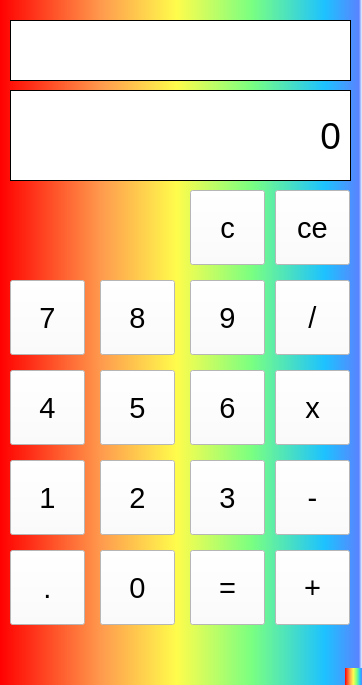
<?xml version="1.0" encoding="UTF-8"?>
<ui version="4.0">
 <class>MainWindow</class>
 <widget class="QMainWindow" name="MainWindow">
  <property name="geometry">
   <rect>
    <x>0</x>
    <y>0</y>
    <width>362</width>
    <height>685</height>
   </rect>
  </property>
  <property name="windowTitle">
   <string>Calculator</string>
  </property>
  <property name="styleSheet">
   <string notr="true">background-color: qlineargradient(spread:pad, x1:0, y1:0, x2:1, y2:0, stop:0 rgba(255, 0, 0, 255), stop:0.283582 rgba(255, 156, 78, 255), stop:0.487562 rgba(255, 252, 76, 255), stop:0.696517 rgba(121, 255, 130, 255), stop:0.895522 rgba(29, 194, 255, 255), stop:0.99005 rgba(89, 132, 255, 255), stop:1 rgba(255, 255, 255, 255));
</string>
  </property>
  <widget class="QWidget" name="centralwidget">
   <widget class="QLabel" name="outputLable2">
    <property name="geometry">
     <rect>
      <x>10</x>
      <y>90</y>
      <width>341</width>
      <height>91</height>
     </rect>
    </property>
    <property name="font">
     <font>
      <pointsize>28</pointsize>
     </font>
    </property>
    <property name="styleSheet">
     <string notr="true">background-color: #ffffff</string>
    </property>
    <property name="frameShape">
     <enum>QFrame::Box</enum>
    </property>
    <property name="frameShadow">
     <enum>QFrame::Plain</enum>
    </property>
    <property name="text">
     <string>0</string>
    </property>
    <property name="alignment">
     <set>Qt::AlignRight|Qt::AlignTrailing|Qt::AlignVCenter</set>
    </property>
    <property name="margin">
     <number>10</number>
    </property>
   </widget>
   <widget class="QPushButton" name="ceButton">
    <property name="geometry">
     <rect>
      <x>275</x>
      <y>190</y>
      <width>75</width>
      <height>75</height>
     </rect>
    </property>
    <property name="font">
     <font>
      <pointsize>22</pointsize>
     </font>
    </property>
    <property name="styleSheet">
     <string notr="true">background-color: #ffffff</string>
    </property>
    <property name="text">
     <string>ce</string>
    </property>
   </widget>
   <widget class="QPushButton" name="cButton">
    <property name="geometry">
     <rect>
      <x>190</x>
      <y>190</y>
      <width>75</width>
      <height>75</height>
     </rect>
    </property>
    <property name="font">
     <font>
      <pointsize>22</pointsize>
     </font>
    </property>
    <property name="styleSheet">
     <string notr="true">background-color: #ffffff</string>
    </property>
    <property name="text">
     <string>c</string>
    </property>
   </widget>
   <widget class="QPushButton" name="divideButton">
    <property name="geometry">
     <rect>
      <x>275</x>
      <y>280</y>
      <width>75</width>
      <height>75</height>
     </rect>
    </property>
    <property name="font">
     <font>
      <pointsize>22</pointsize>
     </font>
    </property>
    <property name="styleSheet">
     <string notr="true">background-color: #ffffff</string>
    </property>
    <property name="text">
     <string>/</string>
    </property>
   </widget>
   <widget class="QPushButton" name="multiplyButton">
    <property name="geometry">
     <rect>
      <x>275</x>
      <y>370</y>
      <width>75</width>
      <height>75</height>
     </rect>
    </property>
    <property name="font">
     <font>
      <pointsize>22</pointsize>
     </font>
    </property>
    <property name="styleSheet">
     <string notr="true">background-color: #ffffff</string>
    </property>
    <property name="text">
     <string>x</string>
    </property>
   </widget>
   <widget class="QPushButton" name="eightButton">
    <property name="geometry">
     <rect>
      <x>100</x>
      <y>280</y>
      <width>75</width>
      <height>75</height>
     </rect>
    </property>
    <property name="font">
     <font>
      <pointsize>22</pointsize>
     </font>
    </property>
    <property name="styleSheet">
     <string notr="true">background-color: #ffffff</string>
    </property>
    <property name="text">
     <string>8</string>
    </property>
   </widget>
   <widget class="QPushButton" name="nineButton">
    <property name="geometry">
     <rect>
      <x>190</x>
      <y>280</y>
      <width>75</width>
      <height>75</height>
     </rect>
    </property>
    <property name="font">
     <font>
      <pointsize>22</pointsize>
     </font>
    </property>
    <property name="styleSheet">
     <string notr="true">background-color: #ffffff</string>
    </property>
    <property name="text">
     <string>9</string>
    </property>
   </widget>
   <widget class="QPushButton" name="sevenButton">
    <property name="geometry">
     <rect>
      <x>10</x>
      <y>280</y>
      <width>75</width>
      <height>75</height>
     </rect>
    </property>
    <property name="font">
     <font>
      <pointsize>22</pointsize>
     </font>
    </property>
    <property name="styleSheet">
     <string notr="true">background-color: #ffffff</string>
    </property>
    <property name="text">
     <string>7</string>
    </property>
   </widget>
   <widget class="QPushButton" name="minusButton">
    <property name="geometry">
     <rect>
      <x>275</x>
      <y>460</y>
      <width>75</width>
      <height>75</height>
     </rect>
    </property>
    <property name="font">
     <font>
      <pointsize>22</pointsize>
     </font>
    </property>
    <property name="styleSheet">
     <string notr="true">background-color: #ffffff</string>
    </property>
    <property name="text">
     <string>-</string>
    </property>
   </widget>
   <widget class="QPushButton" name="fiveButton">
    <property name="geometry">
     <rect>
      <x>100</x>
      <y>370</y>
      <width>75</width>
      <height>75</height>
     </rect>
    </property>
    <property name="font">
     <font>
      <pointsize>22</pointsize>
     </font>
    </property>
    <property name="styleSheet">
     <string notr="true">background-color: #ffffff</string>
    </property>
    <property name="text">
     <string>5</string>
    </property>
   </widget>
   <widget class="QPushButton" name="sixButton">
    <property name="geometry">
     <rect>
      <x>190</x>
      <y>370</y>
      <width>75</width>
      <height>75</height>
     </rect>
    </property>
    <property name="font">
     <font>
      <pointsize>22</pointsize>
     </font>
    </property>
    <property name="styleSheet">
     <string notr="true">background-color: #ffffff</string>
    </property>
    <property name="text">
     <string>6</string>
    </property>
   </widget>
   <widget class="QPushButton" name="fourButton">
    <property name="geometry">
     <rect>
      <x>10</x>
      <y>370</y>
      <width>75</width>
      <height>75</height>
     </rect>
    </property>
    <property name="font">
     <font>
      <pointsize>22</pointsize>
     </font>
    </property>
    <property name="styleSheet">
     <string notr="true">background-color: #ffffff</string>
    </property>
    <property name="text">
     <string>4</string>
    </property>
   </widget>
   <widget class="QPushButton" name="addButton">
    <property name="geometry">
     <rect>
      <x>275</x>
      <y>550</y>
      <width>75</width>
      <height>75</height>
     </rect>
    </property>
    <property name="font">
     <font>
      <pointsize>22</pointsize>
     </font>
    </property>
    <property name="styleSheet">
     <string notr="true">background-color: #ffffff</string>
    </property>
    <property name="text">
     <string>+</string>
    </property>
   </widget>
   <widget class="QPushButton" name="twoButton">
    <property name="geometry">
     <rect>
      <x>100</x>
      <y>460</y>
      <width>75</width>
      <height>75</height>
     </rect>
    </property>
    <property name="font">
     <font>
      <pointsize>22</pointsize>
     </font>
    </property>
    <property name="styleSheet">
     <string notr="true">background-color: #ffffff</string>
    </property>
    <property name="text">
     <string>2</string>
    </property>
   </widget>
   <widget class="QPushButton" name="threeButton">
    <property name="geometry">
     <rect>
      <x>190</x>
      <y>460</y>
      <width>75</width>
      <height>75</height>
     </rect>
    </property>
    <property name="font">
     <font>
      <pointsize>22</pointsize>
     </font>
    </property>
    <property name="styleSheet">
     <string notr="true">background-color: #ffffff</string>
    </property>
    <property name="text">
     <string>3</string>
    </property>
   </widget>
   <widget class="QPushButton" name="oneButton">
    <property name="geometry">
     <rect>
      <x>10</x>
      <y>460</y>
      <width>75</width>
      <height>75</height>
     </rect>
    </property>
    <property name="font">
     <font>
      <pointsize>22</pointsize>
     </font>
    </property>
    <property name="styleSheet">
     <string notr="true">background-color: #ffffff</string>
    </property>
    <property name="text">
     <string>1</string>
    </property>
   </widget>
   <widget class="QPushButton" name="equalButton">
    <property name="geometry">
     <rect>
      <x>190</x>
      <y>550</y>
      <width>75</width>
      <height>75</height>
     </rect>
    </property>
    <property name="font">
     <font>
      <pointsize>22</pointsize>
     </font>
    </property>
    <property name="styleSheet">
     <string notr="true">background-color: #ffffff</string>
    </property>
    <property name="text">
     <string>=</string>
    </property>
   </widget>
   <widget class="QPushButton" name="zeroButton">
    <property name="geometry">
     <rect>
      <x>100</x>
      <y>550</y>
      <width>75</width>
      <height>75</height>
     </rect>
    </property>
    <property name="font">
     <font>
      <pointsize>22</pointsize>
     </font>
    </property>
    <property name="styleSheet">
     <string notr="true">background-color: #ffffff</string>
    </property>
    <property name="text">
     <string>0</string>
    </property>
   </widget>
   <widget class="QPushButton" name="decimalButton">
    <property name="geometry">
     <rect>
      <x>10</x>
      <y>550</y>
      <width>75</width>
      <height>75</height>
     </rect>
    </property>
    <property name="font">
     <font>
      <pointsize>22</pointsize>
     </font>
    </property>
    <property name="styleSheet">
     <string notr="true">background-color: #ffffff</string>
    </property>
    <property name="text">
     <string>.</string>
    </property>
   </widget>
   <widget class="QLabel" name="outputLable1">
    <property name="geometry">
     <rect>
      <x>10</x>
      <y>20</y>
      <width>341</width>
      <height>61</height>
     </rect>
    </property>
    <property name="font">
     <font>
      <pointsize>22</pointsize>
     </font>
    </property>
    <property name="styleSheet">
     <string notr="true">background-color: #ffffff</string>
    </property>
    <property name="frameShape">
     <enum>QFrame::Box</enum>
    </property>
    <property name="frameShadow">
     <enum>QFrame::Plain</enum>
    </property>
    <property name="text">
     <string/>
    </property>
    <property name="alignment">
     <set>Qt::AlignRight|Qt::AlignTrailing|Qt::AlignVCenter</set>
    </property>
    <property name="margin">
     <number>10</number>
    </property>
   </widget>
  </widget>
  <widget class="QMenuBar" name="menubar">
   <property name="geometry">
    <rect>
     <x>0</x>
     <y>0</y>
     <width>362</width>
     <height>26</height>
    </rect>
   </property>
  </widget>
  <widget class="QStatusBar" name="statusbar"/>
 </widget>
 <resources/>
 <connections/>
</ui>
